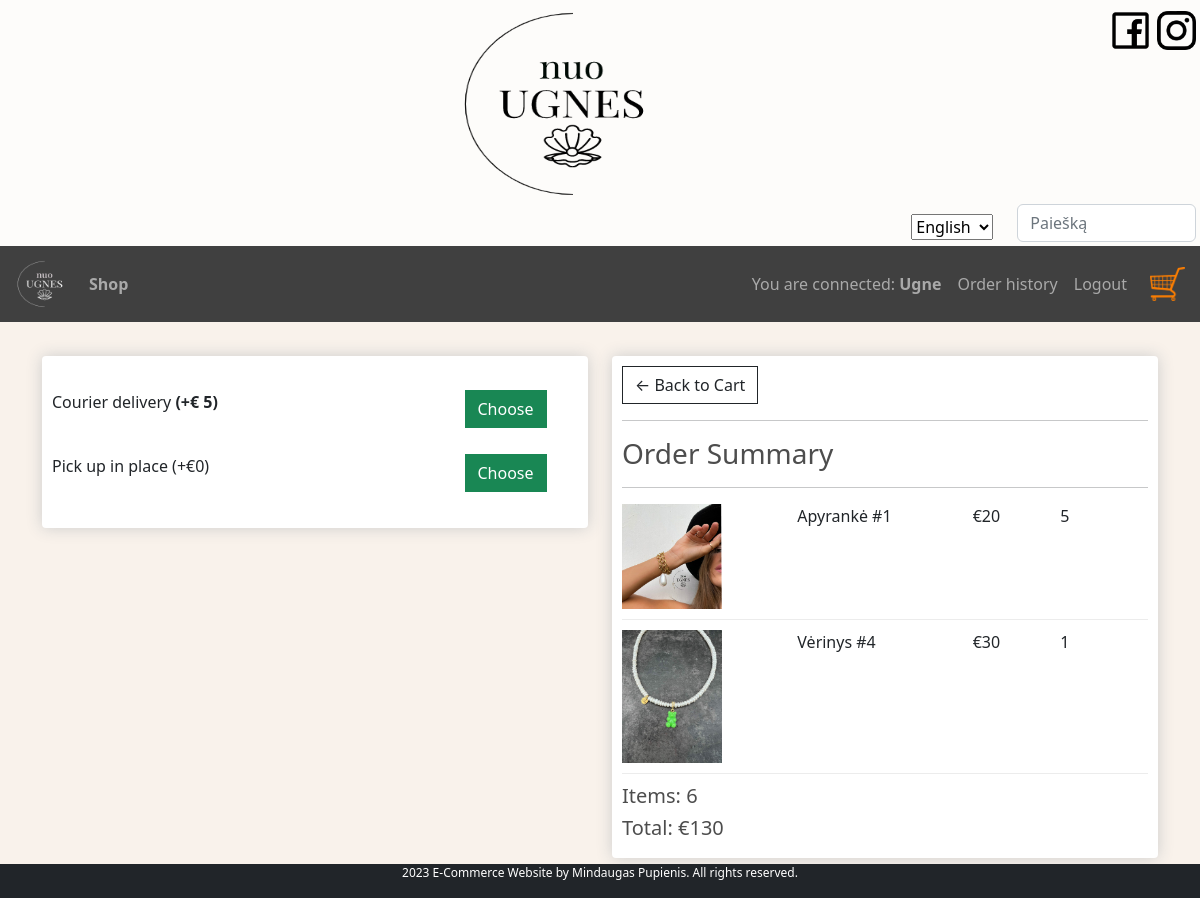
Screenshot of /checkout/ (signed in) with the database file from the repository.
### shop/models.py (models this page shows, shortened)
class OrderLine(models.Model):
    product = models.ForeignKey(Product, on_delete=models.CASCADE, null=True)
    order = models.ForeignKey(Order, on_delete=models.CASCADE, null=True, related_name='lines')
    quantity = models.IntegerField(default=0, null=True, blank=True)
    date_added = models.DateTimeField(auto_now_add=True)
    def sum(self):
        total = self.product.price * self.quantity
        return total
    class Meta:
        verbose_name = _('Order Line')
        verbose_name_plural = _('Order Lines')

class Product(models.Model):
    name = models.CharField(_('Name'), max_length=150)
    price = models.IntegerField(_('Price'))
    description = models.TextField(_('Description'), null=True, blank=True)
    cover = models.ImageField(_('Cover'), upload_to='covers', null=True)
    category = models.ForeignKey(Category, on_delete=models.CASCADE, blank=True, null=True)
    CATEGORY_CHOICES = (
        ('1', _('Kita')),
        ('2', _('Auskarai')),
        ('3', _('Apyrankės')),
        ('4', _('Sagės')),
        ('5', _('Kaklo papuošalai')),
        ('6', _('Aksesuarai')),
        ('7', _('Dovanų kuponai')),
        ('8', _('Kalėdiniai vainikai')),
    )
    class Meta:
        verbose_name = _('Product')
        verbose_name_plural = _('Products')

class Order(models.Model):
    customer = models.ForeignKey(Customer, on_delete=models.CASCADE, blank=True, null=True)
    date_ordered = models.DateTimeField(auto_now_add=True)
    delivery = models.BooleanField(default=False)
    complete = models.BooleanField(default=False)
    transaction_id = models.CharField(max_length=30, null=True, blank=True)
    ORDER_STATUS = (
        ('p', _('Pending')),
        ('a', _('Approved')),
        ('c', _('Cancelled')),
        ('d', _('Completed')),
    )
    status = models.CharField(
    max_length=1,
    choices=ORDER_STATUS,
    blank=True,
    default='p',
    help_text=_('Status'),
    )
    def total(self):
        sum_total = 0
        lines = self.lines.all()
        for line in lines:
            sum_total += line.sum()
        return sum_total
    def total_qty(self):
        total_qty = 0
        lines = self.lines.all()
        for line in lines:
            total_qty += line.quantity
        return total_qty
    class Meta:
        verbose_name = _('Order')
        verbose_name_plural = _('Orders')
        ordering = ['-id']

### shop/views.py (the view)
# urls.py: path('checkout/', views.checkout, name='checkout'),
def checkout(request):
    if request.user.is_authenticated:
        customer = request.user.customer
        order, created = Order.objects.get_or_create(customer=customer, complete=False)
        items = order.lines.all()
        context = {'items': items,
                    'order': order
               }
    else:
        return redirect('login')
    return render(request, 'checkout.html', context)

### shop/templates/checkout.html (shortened to what this page needs)
{% extends "base.html" %}
{% load i18n %}
{% block content %}
{% load static %}
  <div class="row">
		<div class="col-lg-6">
			<div class="box-element" id="form-wrapper">
					<br>
					<div class="row">
						<div class="col-lg-9">
							<p>{% trans 'Courier delivery' %} <b>(+€ 5)</b></p>
						</div>
						<div class="col-lg-2">
							<a class="btn btn-success btn-block" href="{% url 'shipping' %}" name="delivery">{% trans 'Choose' %}</a>
						</div>
					</div>
					<br>
					<div class="row">
						<div class="col-lg-9">
							<p>{% trans 'Pick up in place' %} (+€0)</p>
						</div>
						<div class="col-lg-2">
							<a class="btn btn-success btn-block" href="{% url 'payment' %}" name="pickup">{% trans 'Choose' %}</a>
						</div>
					</div>
				<br>
			</div>
		</div>
		<div class="col-lg-6">
			<div class="box-element">
				<a  class="btn btn-outline-dark" href="{% url 'cart' %}">&#x2190; {% trans 'Back to Cart' %}</a>
				<hr>
				<h3>{% trans 'Order Summary' %}</h3>
				<hr>
				{% for item in items %}
				<div class="cart-row">
					<div style="flex:2"><img class="row-image" src="{{item.product.cover.url}}"></div>
					<div style="flex:2"><p>{{item.product.name}}</p></div>
					<div style="flex:1"><p>€{{item.product.price}}</p></div>
					<div style="flex:1"><p>{{item.quantity}}</p></div>
				</div>
				{% endfor %}
				<h5>{% trans 'Items:' %}   {{order.total_qty}}</h5>
				<h5>{% trans 'Total:' %}   €{{order.total}}</h5>
			</div>
		</div>
	</div>
{% endblock content %}

### shop/templates/base.html (shortened to what this page needs)
<!DOCTYPE html>
<html lang="lt">
<head>
  <link href="https://cdn.jsdelivr.net/npm/bootstrap@5.2.3/dist/css/bootstrap.min.css" rel="stylesheet">
    {% load static %}
  <link rel="stylesheet" href="{% static 'css/styles.css' %}">
</head>
<body>
{% load static %}
<div class="p-1 bg-white text-white text-center bg-opacity-75">
  <img src="{% static 'img/logo.png' %}" height="200" width="200" alt="nuo UGNES" title="nuo UGNES">
		  <a href="https://www.instagram.com/nuo_ugnes/">
			  <img src="{% static 'img/ig.png' %}" style="width:39px; height:39px; margin-top:7px" class="float-end"></a>
	<a href="https://www.facebook.com/profile.php?id=100063006373249">
			  <img src="{% static 'img/fb.png' %}" style="width:53px; height:53px;" class="float-end"></a>
 <div class="form-group row">
	<div class="col-sm-8"></div>
     <div class="col-sm-2">
         <div class="text-end" style="margin-top:10px">
        {% load i18n %}
      <form action="{% url 'set_language' %}" method="post">
        <select name="language" onchange="this.form.submit()">
          {% load static %}
          {% get_current_language as LANGUAGE_CODE %}
          {% get_available_languages as LANGUAGES %}
          {% for lang in LANGUAGES %}
          <option value="{{ lang.0 }}" {% if lang.0 == LANGUAGE_CODE %} selected="selected" {% endif %}>
            {{ lang.1 }}
          </option>
          {% endfor %}
        </select>
      </form>
    </div>
     </div>
	<div class="col-sm-2">
	<form action="{% url 'search' %}" method="get" class="float-bottom">
    <input name="query" class="form-control" type="text" placeholder="Paiešką">
    </form>
</div>
 </div>
</div>
	<nav class="navbar navbar-expand-lg navbar-dark" style="background:#404040">
	  <a class="navbar-brand" href="{% url 'shop' %}">
		  <img src="{% static 'img/whitelogo.png' %}" height="50" width="50" style="margin-left:15px;" >
	  </a>
	  <div class="collapse navbar-collapse" id="navbarSupportedContent">
	    <ul class="navbar-nav mr-auto">
	      <li class="nav-item active">
	        <a class="nav-link" href="{% url 'shop' %}"><strong>{% trans "Shop" %}</strong></a>
		  </li>
	    </ul>
		  <ul class="navbar-nav ms-auto">
      {% if user.is_authenticated %}
            <li class="nav-item"><a class="nav-link">{% trans "You are connected:" %} <b>{{ user.get_username }}</b></a></li>
            <li class="nav-item"><a class="nav-link" href="{% url 'orders' %}">{% trans "Order history" %}</a></li>
            <li class="nav-item"><a class="nav-link" href="{% url 'logout' %}">{% trans "Logout" %}</a></li>
          {% else %}
            <li class="nav-item"><a class="nav-link" href="{% url 'login'%}?next={{request.path}}">{% trans "Login" %}</a></li>
            <li class="nav-item"><a class="nav-link" href="{% url 'register'%}?next={{request.path}}">{% trans "Register" %}</a></li>
          {% endif %}
</ul>
	     	<a class="nav-link" href="{% url 'cart' %}">
	    		<img  id="cart-icon" src="{% static 'img/cart2.png' %}" style="margin-right:15px;">
            </a>
      </div>
	</nav>
     <div class="container">
            <br>
            {% block content %}
            {% endblock content %}
         </div>
<footer class="bg-dark fixed-bottom">
    <p class="text-white" style="font-size: 12px; text-align:center"> {% trans "2023 E-Commerce Website by Mindaugas Pupienis. All rights reserved." %}</p>
</footer>
</body>
</html>

### shop/static/css/styles.css (style rules this page uses)
body { background-color:#f9f2eb; margin-bottom: 40px!important; }
h1,h2,h3,h4,h5,h6 { color:hsl(0, 0%, 30%); }
.box-element { box-shadow:hsl(0, 0%, 80%) 0 0 16px; background-color: #fff; border-radius: 4px; padding: 10px; }
#cart-icon { width:35px; display: inline-block; margin-left: 15px; }
.col-lg-3, .col-lg-4, .col-lg-6, .col-lg-8, .col-lg-12 { margin-top: 10px; }
.btn { border-radius: 0; }
.row-image { width: 100px; }
.cart-row { display: flex; align-items: flex-stretch; padding-bottom: 10px; margin-bottom: 10px; border-bottom: 1px solid #ececec; }
a { text-decoration: none !important; }

### rows the page displays
OrderLine: product.cover (picture), product.name "Apyrankė #1", product.price "20", quantity "5"
OrderLine: product.cover (picture), product.name "Vėrinys #4", product.price "30", quantity "1"
Order: total_qty "6", total "130"

### other values shown
{{ user.get_username }} "Ugne"
form field language "English"
